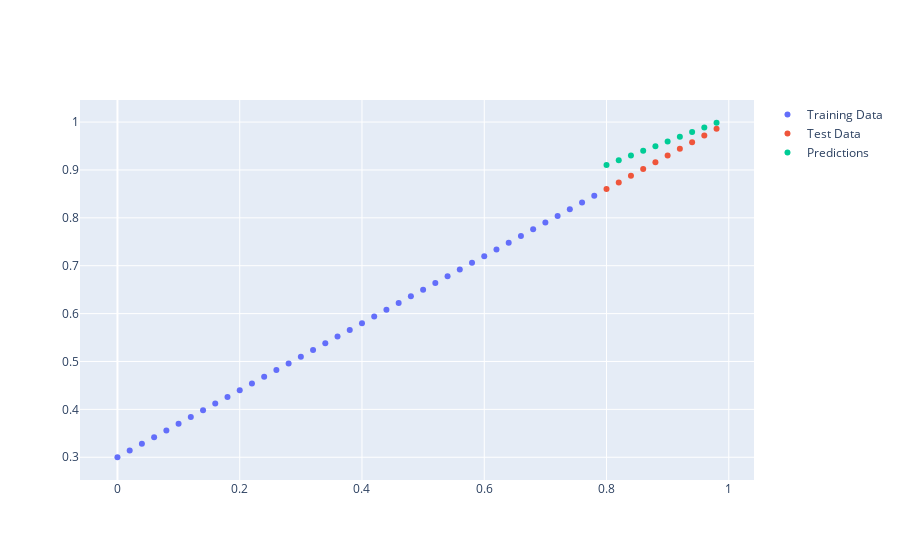

Source (notebook cell):
### Code cell
print(model_0.state_dict())
with t.inference_mode(): # this turn off gradient tracking & a couple more things behind the scene
    y_predicted = model_0(y_test)

    visualize_data(
        X_train=X_train,y_train=y_train,
        X_test=X_test,y_test=y_test,
        predictions=y_predicted
    )

### Figure 1 — Plotly figure (JSON) as saved in the notebook; plotly's stock layout.template omitted (floating-point values rounded to 4 significant figures)
{"data": [{"mode": "markers", "name": "Training Data", "x": [0.0, 0.02, 0.04, 0.06, 0.08, 0.1, 0.12, 0.14, 0.16, 0.18, 0.2, 0.22, 0.24, 0.26, 0.28, 0.3, 0.32, 0.34, 0.36, 0.38, 0.4, 0.42, 0.44, 0.46, 0.48, 0.5, 0.52, 0.54, 0.56, 0.58, 0.6, 0.62, 0.64, 0.66, 0.68, 0.7, 0.72, 0.74, 0.76, 0.78], "y": [0.3, 0.314, 0.328, 0.342, 0.356, 0.37, 0.384, 0.398, 0.412, 0.426, 0.44, 0.454, 0.468, 0.482, 0.496, 0.51, 0.524, 0.538, 0.552, 0.566, 0.58, 0.594, 0.608, 0.622, 0.636, 0.65, 0.664, 0.678, 0.692, 0.706, 0.72, 0.734, 0.748, 0.762, 0.776, 0.79, 0.804, 0.818, 0.832, 0.846], "type": "scatter"}, {"mode": "markers", "name": "Test Data", "x": [0.8, 0.82, 0.84, 0.86, 0.88, 0.9, 0.92, 0.94, 0.96, 0.98], "y": [0.86, 0.874, 0.888, 0.902, 0.916, 0.93, 0.944, 0.958, 0.972, 0.986], "type": "scatter"}, {"mode": "markers", "name": "Predictions", "x": [0.8, 0.82, 0.84, 0.86, 0.88, 0.9, 0.92, 0.94, 0.96, 0.98], "y": [0.9105, 0.9203, 0.93, 0.9398, 0.9496, 0.9594, 0.9692, 0.979, 0.9888, 0.9986], "type": "scatter"}], "layout": {}}
